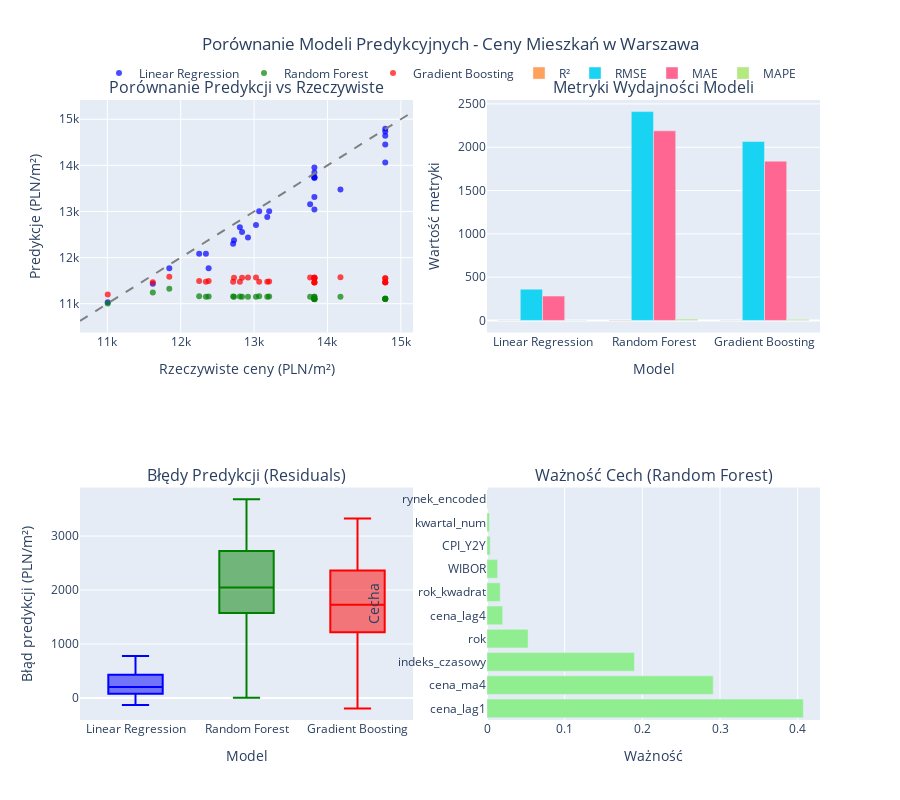
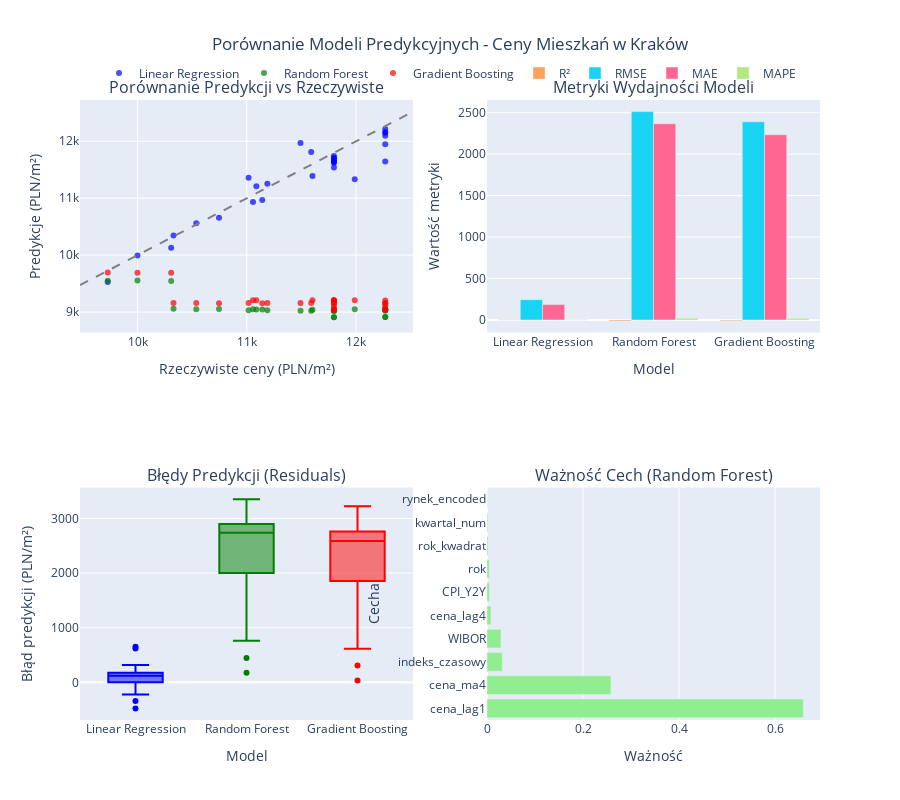
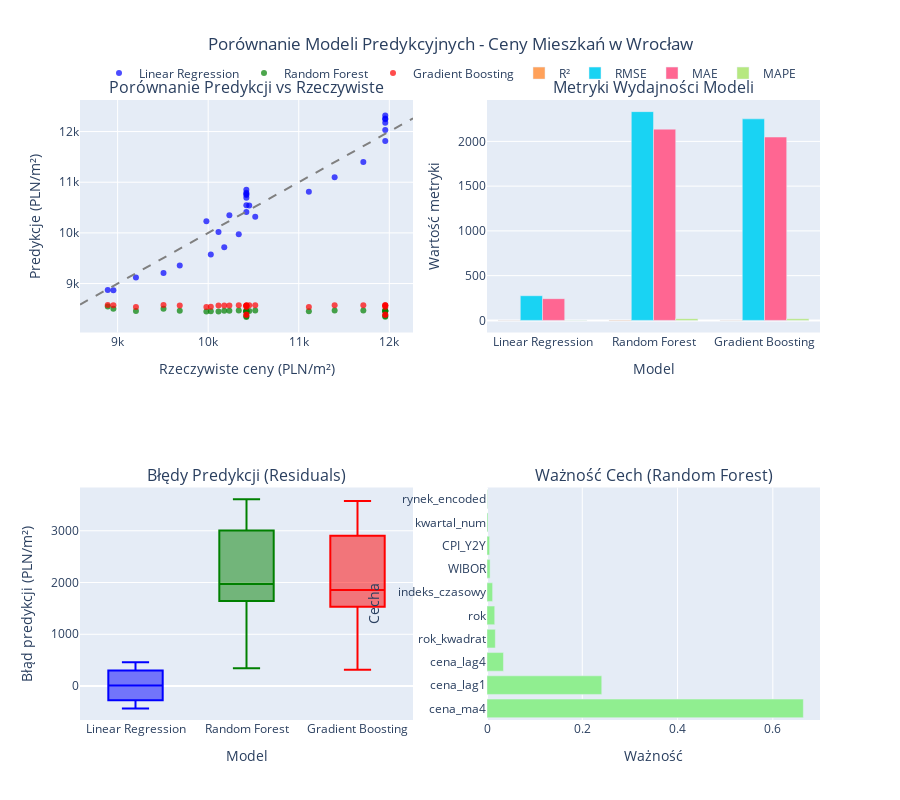

The notebook cell saved with these charts, in order:
### Markdown cell above
## Komórka 7: Modele uczenia maszynowego dla danych w nowym formacie

### Code cell
# Komórka 7: Modele uczenia maszynowego dla danych w nowym formacie

def przygotuj_dane_do_modelowania(df, miasto_target='Warszawa'):
    """
    Przygotowuje dane do modelowania ML w formacie długim
    """
    print(f"🤖 Przygotowywanie danych do modelowania dla miasta {miasto_target}...")
    
    # Filtrujemy dane dla wybranego miasta i typu ceny (transakcyjne)
    dane_miasta = df[(df['miasto'] == miasto_target) & (df['typ_ceny'] == 'transakcyjna')].copy()
    
    # Sprawdzamy, czy mamy wystarczającą liczbę obserwacji
    if len(dane_miasta) < 20:
        print(f"⚠️ Zbyt mało danych dla miasta {miasto_target}: {len(dane_miasta)} obserwacji")
        print("Używamy minimum 20 obserwacji dla wiarygodnego modelowania")
        return None, None, None, None
    
    # Usuwamy rekordy z brakującymi wartościami w kluczowych kolumnach
    dane_miasta = dane_miasta.dropna(subset=['cena_m2', 'CPI_Y2Y', 'WIBOR'])
    
    # Kodowanie zmiennych kategorycznych
    le_rynek = LabelEncoder()
    dane_miasta['rynek_encoded'] = le_rynek.fit_transform(dane_miasta['rynek'])
    
    # Wybór cech do modelowania
    cechy = [
        'rok', 'kwartal_num', 'indeks_czasowy', 'CPI_Y2Y', 'WIBOR', 
        'rynek_encoded', 'rok_kwadrat'
    ]
    
    # Dodaj cechy lagowane jeśli dostępne
    for col in ['cena_lag1', 'cena_lag4', 'cena_ma4']:
        if col in dane_miasta.columns and dane_miasta[col].notna().sum() > len(dane_miasta) * 0.8:
            cechy.append(col)
    
    # Usuwamy rekordy z NaN w cechach
    dane_kompletne = dane_miasta.dropna(subset=cechy + ['cena_m2'])
    
    # Sortujemy dane według czasu
    dane_kompletne = dane_kompletne.sort_values('Data')
    
    X = dane_kompletne[cechy]
    y = dane_kompletne['cena_m2']
    
    print(f"📊 Przygotowano {len(X)} próbek z {len(cechy)} cechami")
    print(f"📋 Cechy: {cechy}")
    
    return X, y, dane_kompletne, le_rynek

def trenuj_modele_ml(X, y):
    """
    Trenuje różne modele ML i porównuje ich wydajność
    """
    if X is None or y is None:
        print("❌ Brak danych do trenowania modeli")
        return None, None, None, None
    
    print("🏋️ Trenowanie modeli uczenia maszynowego...")
    
    # Podział danych (uwaga na kolejność czasową)
    n_train = int(len(X) * 0.8)
    X_train, X_test = X.iloc[:n_train], X.iloc[n_train:]
    y_train, y_test = y.iloc[:n_train], y.iloc[n_train:]
    
    print(f"📊 Dane treningowe: {len(X_train)} próbek, testowe: {len(X_test)} próbek")
    
    # Skalowanie cech
    scaler = StandardScaler()
    X_train_scaled = scaler.fit_transform(X_train)
    X_test_scaled = scaler.transform(X_test)
    
    # Słownik modeli
    modele = {
        'Linear Regression': LinearRegression(),
        'Random Forest': RandomForestRegressor(n_estimators=100, random_state=42, max_depth=10),
        'Gradient Boosting': GradientBoostingRegressor(n_estimators=100, random_state=42, max_depth=5)
    }
    
    # Trenowanie i ewaluacja modeli
    wyniki_modeli = {}
    
    for nazwa_modelu, model in modele.items():
        print(f"🔧 Trenowanie {nazwa_modelu}...")
        
        if nazwa_modelu == 'Linear Regression':
            # Użyj skalowanych danych dla regresji liniowej
            model.fit(X_train_scaled, y_train)
            y_pred = model.predict(X_test_scaled)
        else:
            # Użyj oryginalnych danych dla modeli drzewiastych
            model.fit(X_train, y_train)
            y_pred = model.predict(X_test)
        
        # Oblicz metryki
        mse = mean_squared_error(y_test, y_pred)
        rmse = np.sqrt(mse)
        mae = mean_absolute_error(y_test, y_pred)
        r2 = r2_score(y_test, y_pred)
        
        # Oblicz błąd względny (MAPE)
        mape = np.mean(np.abs((y_test - y_pred) / y_test)) * 100
        
        wyniki_modeli[nazwa_modelu] = {
            'model': model,
            'predictions': y_pred,
            'mse': mse,
            'rmse': rmse,
            'mae': mae,
            'r2': r2,
            'mape': mape
        }
        
        print(f"✅ {nazwa_modelu} - R²: {r2:.4f}, RMSE: {rmse:.0f}, MAE: {mae:.0f}, MAPE: {mape:.2f}%")
    
    return wyniki_modeli, X_test, y_test, scaler

def wizualizacja_porownania_modeli(wyniki_modeli, X_test, y_test, miasto='Warszawa'):
    """
    Tworzy wizualizację porównania modeli
    """
    if wyniki_modeli is None:
        print("❌ Brak wyników modeli do wizualizacji")
        return None
    
    print("📊 Tworzenie wizualizacji porównania modeli...")
    
    fig = make_subplots(
        rows=2, cols=2,
        subplot_titles=(
            'Porównanie Predykcji vs Rzeczywiste',
            'Metryki Wydajności Modeli',
            'Błędy Predykcji (Residuals)',
            'Ważność Cech (Random Forest)'
        )
    )
    
    kolory_modeli = ['blue', 'green', 'red']
    
    # 1. Predykcje vs rzeczywiste wartości
    for i, (nazwa, wyniki) in enumerate(wyniki_modeli.items()):
        fig.add_trace(
            go.Scatter(
                x=y_test,
                y=wyniki['predictions'],
                mode='markers',
                name=nazwa,
                marker=dict(color=kolory_modeli[i], size=6, opacity=0.7)
            ),
            row=1, col=1
        )
    
    # Dodaj linię idealną
    min_val, max_val = y_test.min(), y_test.max()
    buffer = (max_val - min_val) * 0.1
    fig.add_trace(
        go.Scatter(
            x=[min_val - buffer, max_val + buffer],
            y=[min_val - buffer, max_val + buffer],
            mode='lines',
            name='Idealna predykcja',
            line=dict(dash='dash', color='gray'),
            showlegend=False
        ),
        row=1, col=1
    )
    
    # 2. Metryki wydajności
    metryki = ['R²', 'RMSE', 'MAE', 'MAPE']
    nazwy_modeli = list(wyniki_modeli.keys())
    
    for i, metryka in enumerate(['r2', 'rmse', 'mae', 'mape']):
        wartosci = [wyniki_modeli[model][metryka] for model in nazwy_modeli]
        fig.add_trace(
            go.Bar(
                x=nazwy_modeli,
                y=wartosci,
                name=metryki[i],
                showlegend=True
            ),
            row=1, col=2
        )
    
    # 3. Rozkład błędów
    for i, (nazwa, wyniki) in enumerate(wyniki_modeli.items()):
        bledy = y_test - wyniki['predictions']
        fig.add_trace(
            go.Box(
                y=bledy,
                name=nazwa,
                marker_color=kolory_modeli[i],
                showlegend=False
            ),
            row=2, col=1
        )
    
    # 4. Ważność cech (tylko dla Random Forest)
    if 'Random Forest' in wyniki_modeli:
        rf_model = wyniki_modeli['Random Forest']['model']
        waznosci = rf_model.feature_importances_
        nazwy_cech = X_test.columns
        
        # Sortuj według ważności
        cecha_waznosc = list(zip(nazwy_cech, waznosci))
        cecha_waznosc.sort(key=lambda x: x[1], reverse=True)
        
        fig.add_trace(
            go.Bar(
                x=[w for _, w in cecha_waznosc],
                y=[c for c, _ in cecha_waznosc],
                orientation='h',
                marker_color='lightgreen',
                showlegend=False
            ),
            row=2, col=2
        )
    
    # Aktualizacja layoutu
    fig.update_layout(
        height=800,
        title_text=f"Porównanie Modeli Predykcyjnych - Ceny Mieszkań w {miasto}",
        title_x=0.5,
        legend=dict(
            orientation="h",
            yanchor="bottom",
            y=1.02,
            xanchor="center",
            x=0.5
        )
    )
    
    # Aktualizacja etykiet osi
    fig.update_xaxes(title_text="Rzeczywiste ceny (PLN/m²)", row=1, col=1)
    fig.update_yaxes(title_text="Predykcje (PLN/m²)", row=1, col=1)
    
    fig.update_xaxes(title_text="Model", row=1, col=2)
    fig.update_yaxes(title_text="Wartość metryki", row=1, col=2)
    
    fig.update_xaxes(title_text="Model", row=2, col=1)
    fig.update_yaxes(title_text="Błąd predykcji (PLN/m²)", row=2, col=1)
    
    fig.update_xaxes(title_text="Ważność", row=2, col=2)
    fig.update_yaxes(title_text="Cecha", row=2, col=2)
    
    return fig

# Zdefiniuj listę miast do analizy
miasta_do_analizy = ['Warszawa', 'Kraków', 'Wrocław']

# Trenowanie modeli i tworzenie prognoz dla wybranych miast
for miasto in miasta_do_analizy:
    print(f"\n{'='*50}")
    print(f"ANALIZA DLA MIASTA: {miasto}")
    print(f"{'='*50}")
    
    # Przygotuj dane
    X, y, dane_kompletne, le_rynek = przygotuj_dane_do_modelowania(df_mieszkania_clean, miasto_target=miasto)
    
    if X is not None and y is not None:
        # Trenuj modele
        wyniki_modeli, X_test, y_test, scaler = trenuj_modele_ml(X, y)
        
        if wyniki_modeli is not None:
            # Wizualizacja porównania modeli
            wykres_modeli = wizualizacja_porownania_modeli(wyniki_modeli, X_test, y_test, miasto=miasto)
            wykres_modeli.show()
            
            # Podsumowanie wyników
            print(f"\n🏆 PODSUMOWANIE WYDAJNOŚCI MODELI dla {miasto}:")
            print("="*60)
            for nazwa, wyniki in wyniki_modeli.items():
                print(f"{nazwa:20} | R²: {wyniki['r2']:6.4f} | RMSE: {wyniki['rmse']:7.0f} | MAE: {wyniki['mae']:6.0f} | MAPE: {wyniki['mape']:5.2f}%")

### Figure 1 — Plotly figure (JSON) as saved in the notebook; plotly's stock layout.template omitted (floating-point values rounded to 4 significant figures)
{"data": [{"marker": {"color": "blue", "opacity": 0.7, "size": 6}, "mode": "markers", "name": "Linear Regression", "type": "scatter", "x": [11010.0, 11620.0, 11840.0, 12250.0, 12380.0, 12710.0, 12340.0, 12920.0, 12730.0, 13030.0, 12840.0, 13070.0, 12810.0, 13210.0, 13180.0, 13760.0, 13820.0, 13820.0, 14180.0, 14790.0, 13820.0, 14790.0, 13820.0, 14790.0, 13820.0, 14790.0, 13820.0, 13820.0, 14790.0], "xaxis": "x", "y": [11030.0, 11430.0, 11770.0, 12080.0, 11770.0, 12300.0, 12080.0, 12430.0, 12370.0, 12710.0, 12560.0, 13010.0, 12660.0, 13000.0, 12880.0, 13160.0, 13040.0, 13310.0, 13480.0, 14060.0, 13740.0, 14450.0, 13840.0, 14640.0, 13720.0, 14730.0, 13740.0, 13950.0, 14790.0], "yaxis": "y"}, {"marker": {"color": "green", "opacity": 0.7, "size": 6}, "mode": "markers", "name": "Random Forest", "type": "scatter", "x": [11010.0, 11620.0, 11840.0, 12250.0, 12380.0, 12710.0, 12340.0, 12920.0, 12730.0, 13030.0, 12840.0, 13070.0, 12810.0, 13210.0, 13180.0, 13760.0, 13820.0, 13820.0, 14180.0, 14790.0, 13820.0, 14790.0, 13820.0, 14790.0, 13820.0, 14790.0, 13820.0, 13820.0, 14790.0], "xaxis": "x", "y": [11000.0, 11250.0, 11330.0, 11160.0, 11150.0, 11160.0, 11150.0, 11150.0, 11150.0, 11150.0, 11150.0, 11160.0, 11150.0, 11160.0, 11150.0, 11150.0, 11150.0, 11150.0, 11150.0, 11100.0, 11100.0, 11110.0, 11100.0, 11100.0, 11100.0, 11100.0, 11100.0, 11110.0, 11110.0], "yaxis": "y"}, {"marker": {"color": "red", "opacity": 0.7, "size": 6}, "mode": "markers", "name": "Gradient Boosting", "type": "scatter", "x": [11010.0, 11620.0, 11840.0, 12250.0, 12380.0, 12710.0, 12340.0, 12920.0, 12730.0, 13030.0, 12840.0, 13070.0, 12810.0, 13210.0, 13180.0, 13760.0, 13820.0, 13820.0, 14180.0, 14790.0, 13820.0, 14790.0, 13820.0, 14790.0, 13820.0, 14790.0, 13820.0, 13820.0, 14790.0], "xaxis": "x", "y": [11200.0, 11460.0, 11580.0, 11490.0, 11490.0, 11480.0, 11480.0, 11570.0, 11560.0, 11570.0, 11560.0, 11480.0, 11480.0, 11480.0, 11480.0, 11570.0, 11560.0, 11570.0, 11570.0, 11460.0, 11460.0, 11460.0, 11460.0, 11550.0, 11550.0, 11550.0, 11550.0, 11460.0, 11460.0], "yaxis": "y"}, {"line": {"color": "gray", "dash": "dash"}, "mode": "lines", "name": "Idealna predykcja", "showlegend": false, "type": "scatter", "x": [10630.0, 15170.0], "xaxis": "x", "y": [10630.0, 15170.0], "yaxis": "y"}, {"name": "R²", "showlegend": true, "type": "bar", "x": ["Linear Regression", "Random Forest", "Gradient Boosting"], "xaxis": "x2", "y": [0.8666, -4.933, -3.354], "yaxis": "y2"}, {"name": "RMSE", "showlegend": true, "type": "bar", "x": ["Linear Regression", "Random Forest", "Gradient Boosting"], "xaxis": "x2", "y": [361.6, 2411.0, 2066.0], "yaxis": "y2"}, {"name": "MAE", "showlegend": true, "type": "bar", "x": ["Linear Regression", "Random Forest", "Gradient Boosting"], "xaxis": "x2", "y": [281.0, 2189.0, 1839.0], "yaxis": "y2"}, {"name": "MAPE", "showlegend": true, "type": "bar", "x": ["Linear Regression", "Random Forest", "Gradient Boosting"], "xaxis": "x2", "y": [2.098, 15.94, 13.34], "yaxis": "y2"}, {"marker": {"color": "blue"}, "name": "Linear Regression", "showlegend": false, "type": "box", "xaxis": "x3", "y": [-27.31, 187.5, 76.88, 166.6, 610.6, 412.7, 260.4, 482.0, 352.8, 318.3, 278.6, 63.13, 149.5, 201.5, 298.7, 606.3, 776.9, 508.7, 698.9, 724.1, 78.61, 337.0, -21.61, 143.0, 97.21, 54.24, 80.44, -129.6, -4.919], "yaxis": "y3"}, {"marker": {"color": "green"}, "name": "Random Forest", "showlegend": false, "type": "box", "xaxis": "x3", "y": [3.379, 374.3, 518.2, 1091.0, 1226.0, 1556.0, 1191.0, 1764.0, 1578.0, 1873.0, 1687.0, 1909.0, 1651.0, 2047.0, 2027.0, 2611.0, 2673.0, 2673.0, 3024.0, 3685.0, 2725.0, 3682.0, 2722.0, 3684.0, 2722.0, 3684.0, 2722.0, 2714.0, 3674.0], "yaxis": "y3"}, {"marker": {"color": "red"}, "name": "Gradient Boosting", "showlegend": false, "type": "box", "xaxis": "x3", "y": [-193.8, 155.0, 262.2, 758.9, 888.6, 1237.0, 867.6, 1349.0, 1162.0, 1458.0, 1273.0, 1591.0, 1330.0, 1726.0, 1704.0, 2196.0, 2258.0, 2252.0, 2603.0, 3325.0, 2362.0, 3324.0, 2363.0, 3233.0, 2271.0, 3233.0, 2272.0, 2359.0, 3322.0], "yaxis": "y3"}, {"marker": {"color": "lightgreen"}, "orientation": "h", "showlegend": false, "type": "bar", "x": [0.4073, 0.2913, 0.1898, 0.05289, 0.02024, 0.01698, 0.01361, 0.004111, 0.003156, 0.0006457], "xaxis": "x4", "y": ["cena_lag1", "cena_ma4", "indeks_czasowy", "rok", "cena_lag4", "rok_kwadrat", "WIBOR", "CPI_Y2Y", "kwartal_num", "rynek_encoded"], "yaxis": "y4"}], "layout": {"annotations": [{"font": {"size": 16}, "showarrow": false, "text": "Porównanie Predykcji vs Rzeczywiste", "x": 0.225, "xanchor": "center", "xref": "paper", "y": 1, "yanchor": "bottom", "yref": "paper"}, {"font": {"size": 16}, "showarrow": false, "text": "Metryki Wydajności Modeli", "x": 0.775, "xanchor": "center", "xref": "paper", "y": 1, "yanchor": "bottom", "yref": "paper"}, {"font": {"size": 16}, "showarrow": false, "text": "Błędy Predykcji (Residuals)", "x": 0.225, "xanchor": "center", "xref": "paper", "y": 0.375, "yanchor": "bottom", "yref": "paper"}, {"font": {"size": 16}, "showarrow": false, "text": "Ważność Cech (Random Forest)", "x": 0.775, "xanchor": "center", "xref": "paper", "y": 0.375, "yanchor": "bottom", "yref": "paper"}], "height": 800, "legend": {"orientation": "h", "x": 0.5, "xanchor": "center", "y": 1.02, "yanchor": "bottom"}, "title": {"text": "Porównanie Modeli Predykcyjnych - Ceny Mieszkań w Warszawa", "x": 0.5}, "xaxis": {"anchor": "y", "domain": [0, 0.45], "title": {"text": "Rzeczywiste ceny (PLN/m²)"}}, "xaxis2": {"anchor": "y2", "domain": [0.55, 1], "title": {"text": "Model"}}, "xaxis3": {"anchor": "y3", "domain": [0, 0.45], "title": {"text": "Model"}}, "xaxis4": {"anchor": "y4", "domain": [0.55, 1], "title": {"text": "Ważność"}}, "yaxis": {"anchor": "x", "domain": [0.625, 1], "title": {"text": "Predykcje (PLN/m²)"}}, "yaxis2": {"anchor": "x2", "domain": [0.625, 1], "title": {"text": "Wartość metryki"}}, "yaxis3": {"anchor": "x3", "domain": [0, 0.375], "title": {"text": "Błąd predykcji (PLN/m²)"}}, "yaxis4": {"anchor": "x4", "domain": [0, 0.375], "title": {"text": "Cecha"}}}}

### Figure 2 — Plotly figure (JSON) as saved in the notebook; plotly's stock layout.template omitted (floating-point values rounded to 4 significant figures)
{"data": [{"marker": {"color": "blue", "opacity": 0.7, "size": 6}, "mode": "markers", "name": "Linear Regression", "type": "scatter", "x": [9727.0, 10310.0, 9999.0, 10330.0, 10540.0, 10750.0, 11140.0, 11060.0, 11600.0, 11090.0, 11800.0, 11020.0, 11490.0, 11190.0, 11590.0, 11990.0, 11800.0, 11800.0, 12270.0, 12270.0, 11800.0, 12270.0, 11800.0, 12270.0, 11800.0, 12270.0, 11800.0, 11800.0, 12270.0], "xaxis": "x", "y": [9528.0, 10130.0, 9994.0, 10340.0, 10560.0, 10660.0, 10970.0, 10930.0, 11390.0, 11210.0, 11710.0, 11360.0, 11970.0, 11250.0, 11810.0, 11330.0, 11630.0, 11540.0, 11650.0, 11950.0, 11620.0, 12220.0, 11660.0, 12160.0, 11680.0, 12100.0, 11690.0, 11740.0, 12150.0], "yaxis": "y"}, {"marker": {"color": "green", "opacity": 0.7, "size": 6}, "mode": "markers", "name": "Random Forest", "type": "scatter", "x": [9727.0, 10310.0, 9999.0, 10330.0, 10540.0, 10750.0, 11140.0, 11060.0, 11600.0, 11090.0, 11800.0, 11020.0, 11490.0, 11190.0, 11590.0, 11990.0, 11800.0, 11800.0, 12270.0, 12270.0, 11800.0, 12270.0, 11800.0, 12270.0, 11800.0, 12270.0, 11800.0, 11800.0, 12270.0], "xaxis": "x", "y": [9552.0, 9545.0, 9553.0, 9059.0, 9049.0, 9054.0, 9044.0, 9048.0, 9039.0, 9045.0, 9036.0, 9032.0, 9023.0, 9032.0, 9023.0, 9048.0, 9039.0, 9060.0, 9069.0, 8911.0, 8911.0, 8911.0, 8911.0, 9040.0, 9031.0, 9041.0, 9031.0, 9015.0, 9025.0], "yaxis": "y"}, {"marker": {"color": "red", "opacity": 0.7, "size": 6}, "mode": "markers", "name": "Gradient Boosting", "type": "scatter", "x": [9727.0, 10310.0, 9999.0, 10330.0, 10540.0, 10750.0, 11140.0, 11060.0, 11600.0, 11090.0, 11800.0, 11020.0, 11490.0, 11190.0, 11590.0, 11990.0, 11800.0, 11800.0, 12270.0, 12270.0, 11800.0, 12270.0, 11800.0, 12270.0, 11800.0, 12270.0, 11800.0, 11800.0, 12270.0], "xaxis": "x", "y": [9694.0, 9691.0, 9691.0, 9160.0, 9160.0, 9157.0, 9157.0, 9209.0, 9209.0, 9206.0, 9206.0, 9159.0, 9159.0, 9159.0, 9159.0, 9209.0, 9209.0, 9202.0, 9201.0, 9040.0, 9041.0, 9040.0, 9041.0, 9159.0, 9160.0, 9156.0, 9157.0, 9110.0, 9109.0], "yaxis": "y"}, {"line": {"color": "gray", "dash": "dash"}, "mode": "lines", "name": "Idealna predykcja", "showlegend": false, "type": "scatter", "x": [9473.0, 12520.0], "xaxis": "x", "y": [9473.0, 12520.0], "yaxis": "y"}, {"name": "R²", "showlegend": true, "type": "bar", "x": ["Linear Regression", "Random Forest", "Gradient Boosting"], "xaxis": "x2", "y": [0.8838, -11.29, -10.11], "yaxis": "y2"}, {"name": "RMSE", "showlegend": true, "type": "bar", "x": ["Linear Regression", "Random Forest", "Gradient Boosting"], "xaxis": "x2", "y": [244.4, 2513.0, 2389.0], "yaxis": "y2"}, {"name": "MAE", "showlegend": true, "type": "bar", "x": ["Linear Regression", "Random Forest", "Gradient Boosting"], "xaxis": "x2", "y": [185.6, 2366.0, 2234.0], "yaxis": "y2"}, {"name": "MAPE", "showlegend": true, "type": "bar", "x": ["Linear Regression", "Random Forest", "Gradient Boosting"], "xaxis": "x2", "y": [1.6, 20.28, 19.12], "yaxis": "y2"}, {"marker": {"color": "blue"}, "name": "Linear Regression", "showlegend": false, "type": "box", "xaxis": "x3", "y": [199.1, 179.1, 5.727, -14.07, -23.14, 89.57, 173.6, 121.8, 208.9, -123.0, 84.92, -341.6, -477.5, -64.82, -221.3, 653.5, 164.5, 256.4, 621.0, 318.8, 173.4, 49.84, 141.8, 109.1, 120.7, 168.1, 102.9, 53.93, 119.1], "yaxis": "y3"}, {"marker": {"color": "green"}, "name": "Random Forest", "showlegend": false, "type": "box", "xaxis": "x3", "y": [175.1, 763.2, 445.9, 1270.0, 1488.0, 1692.0, 2098.0, 2009.0, 2563.0, 2042.0, 2762.0, 1984.0, 2469.0, 2156.0, 2567.0, 2940.0, 2759.0, 2738.0, 3198.0, 3356.0, 2887.0, 3356.0, 2887.0, 3227.0, 2766.0, 3227.0, 2766.0, 2782.0, 3242.0], "yaxis": "y3"}, {"marker": {"color": "red"}, "name": "Gradient Boosting", "showlegend": false, "type": "box", "xaxis": "x3", "y": [33.57, 616.9, 308.5, 1169.0, 1377.0, 1589.0, 1985.0, 1848.0, 2392.0, 1882.0, 2592.0, 1858.0, 2333.0, 2030.0, 2431.0, 2780.0, 2589.0, 2596.0, 3066.0, 3227.0, 2757.0, 3227.0, 2757.0, 3108.0, 2638.0, 3111.0, 2641.0, 2688.0, 3158.0], "yaxis": "y3"}, {"marker": {"color": "lightgreen"}, "orientation": "h", "showlegend": false, "type": "bar", "x": [0.659, 0.2582, 0.0318, 0.02906, 0.008128, 0.005044, 0.004714, 0.002, 0.001585, 0.0004339], "xaxis": "x4", "y": ["cena_lag1", "cena_ma4", "indeks_czasowy", "WIBOR", "cena_lag4", "CPI_Y2Y", "rok", "rok_kwadrat", "kwartal_num", "rynek_encoded"], "yaxis": "y4"}], "layout": {"annotations": [{"font": {"size": 16}, "showarrow": false, "text": "Porównanie Predykcji vs Rzeczywiste", "x": 0.225, "xanchor": "center", "xref": "paper", "y": 1, "yanchor": "bottom", "yref": "paper"}, {"font": {"size": 16}, "showarrow": false, "text": "Metryki Wydajności Modeli", "x": 0.775, "xanchor": "center", "xref": "paper", "y": 1, "yanchor": "bottom", "yref": "paper"}, {"font": {"size": 16}, "showarrow": false, "text": "Błędy Predykcji (Residuals)", "x": 0.225, "xanchor": "center", "xref": "paper", "y": 0.375, "yanchor": "bottom", "yref": "paper"}, {"font": {"size": 16}, "showarrow": false, "text": "Ważność Cech (Random Forest)", "x": 0.775, "xanchor": "center", "xref": "paper", "y": 0.375, "yanchor": "bottom", "yref": "paper"}], "height": 800, "legend": {"orientation": "h", "x": 0.5, "xanchor": "center", "y": 1.02, "yanchor": "bottom"}, "title": {"text": "Porównanie Modeli Predykcyjnych - Ceny Mieszkań w Kraków", "x": 0.5}, "xaxis": {"anchor": "y", "domain": [0, 0.45], "title": {"text": "Rzeczywiste ceny (PLN/m²)"}}, "xaxis2": {"anchor": "y2", "domain": [0.55, 1], "title": {"text": "Model"}}, "xaxis3": {"anchor": "y3", "domain": [0, 0.45], "title": {"text": "Model"}}, "xaxis4": {"anchor": "y4", "domain": [0.55, 1], "title": {"text": "Ważność"}}, "yaxis": {"anchor": "x", "domain": [0.625, 1], "title": {"text": "Predykcje (PLN/m²)"}}, "yaxis2": {"anchor": "x2", "domain": [0.625, 1], "title": {"text": "Wartość metryki"}}, "yaxis3": {"anchor": "x3", "domain": [0, 0.375], "title": {"text": "Błąd predykcji (PLN/m²)"}}, "yaxis4": {"anchor": "x4", "domain": [0, 0.375], "title": {"text": "Cecha"}}}}

### Figure 3 — Plotly figure (JSON) as saved in the notebook; plotly's stock layout.template omitted (floating-point values rounded to 4 significant figures)
{"data": [{"marker": {"color": "blue", "opacity": 0.7, "size": 6}, "mode": "markers", "name": "Linear Regression", "type": "scatter", "x": [8891.0, 9507.0, 8953.0, 9202.0, 10030.0, 9686.0, 10340.0, 10180.0, 10520.0, 10110.0, 10450.0, 9980.0, 11110.0, 10230.0, 11400.0, 10420.0, 11710.0, 11960.0, 10420.0, 10420.0, 11960.0, 10420.0, 11960.0, 10420.0, 11960.0, 10420.0, 11960.0, 11960.0, 10420.0], "xaxis": "x", "y": [8874.0, 9208.0, 8868.0, 9118.0, 9572.0, 9355.0, 9971.0, 9718.0, 10320.0, 10020.0, 10540.0, 10230.0, 10810.0, 10350.0, 11100.0, 10410.0, 11400.0, 11810.0, 10540.0, 10690.0, 12030.0, 10750.0, 12170.0, 10770.0, 12240.0, 10790.0, 12260.0, 12320.0, 10850.0], "yaxis": "y"}, {"marker": {"color": "green", "opacity": 0.7, "size": 6}, "mode": "markers", "name": "Random Forest", "type": "scatter", "x": [8891.0, 9507.0, 8953.0, 9202.0, 10030.0, 9686.0, 10340.0, 10180.0, 10520.0, 10110.0, 10450.0, 9980.0, 11110.0, 10230.0, 11400.0, 10420.0, 11710.0, 11960.0, 10420.0, 10420.0, 11960.0, 10420.0, 11960.0, 10420.0, 11960.0, 10420.0, 11960.0, 11960.0, 10420.0], "xaxis": "x", "y": [8549.0, 8501.0, 8503.0, 8457.0, 8454.0, 8464.0, 8470.0, 8461.0, 8466.0, 8450.0, 8457.0, 8450.0, 8454.0, 8464.0, 8470.0, 8461.0, 8466.0, 8457.0, 8450.0, 8337.0, 8344.0, 8354.0, 8361.0, 8460.0, 8466.0, 8448.0, 8457.0, 8454.0, 8449.0], "yaxis": "y"}, {"marker": {"color": "red", "opacity": 0.7, "size": 6}, "mode": "markers", "name": "Gradient Boosting", "type": "scatter", "x": [8891.0, 9507.0, 8953.0, 9202.0, 10030.0, 9686.0, 10340.0, 10180.0, 10520.0, 10110.0, 10450.0, 9980.0, 11110.0, 10230.0, 11400.0, 10420.0, 11710.0, 11960.0, 10420.0, 10420.0, 11960.0, 10420.0, 11960.0, 10420.0, 11960.0, 10420.0, 11960.0, 11960.0, 10420.0], "xaxis": "x", "y": [8577.0, 8577.0, 8572.0, 8535.0, 8540.0, 8567.0, 8571.0, 8566.0, 8571.0, 8566.0, 8571.0, 8535.0, 8539.0, 8567.0, 8571.0, 8566.0, 8571.0, 8571.0, 8566.0, 8378.0, 8379.0, 8390.0, 8391.0, 8564.0, 8568.0, 8566.0, 8571.0, 8539.0, 8535.0], "yaxis": "y"}, {"line": {"color": "gray", "dash": "dash"}, "mode": "lines", "name": "Idealna predykcja", "showlegend": false, "type": "scatter", "x": [8585.0, 12260.0], "xaxis": "x", "y": [8585.0, 12260.0], "yaxis": "y"}, {"name": "R²", "showlegend": true, "type": "bar", "x": ["Linear Regression", "Random Forest", "Gradient Boosting"], "xaxis": "x2", "y": [0.9096, -5.481, -5.039], "yaxis": "y2"}, {"name": "RMSE", "showlegend": true, "type": "bar", "x": ["Linear Regression", "Random Forest", "Gradient Boosting"], "xaxis": "x2", "y": [275.5, 2332.0, 2252.0], "yaxis": "y2"}, {"name": "MAE", "showlegend": true, "type": "bar", "x": ["Linear Regression", "Random Forest", "Gradient Boosting"], "xaxis": "x2", "y": [242.6, 2136.0, 2049.0], "yaxis": "y2"}, {"name": "MAPE", "showlegend": true, "type": "bar", "x": ["Linear Regression", "Random Forest", "Gradient Boosting"], "xaxis": "x2", "y": [2.285, 19.56, 18.73], "yaxis": "y2"}, {"marker": {"color": "blue"}, "name": "Linear Regression", "showlegend": false, "type": "box", "xaxis": "x3", "y": [17.16, 298.8, 85.73, 84.69, 457.3, 330.9, 366.3, 459.5, 201.9, 96.41, -88.93, -247.0, 300.8, -112.8, 299.7, 8.737, 315.8, 142.2, -123.1, -269.7, -76.96, -325.9, -218.0, -346.8, -289.6, -371.3, -304.0, -364.1, -431.4], "yaxis": "y3"}, {"marker": {"color": "green"}, "name": "Random Forest", "showlegend": false, "type": "box", "xaxis": "x3", "y": [341.6, 1006.0, 450.5, 745.2, 1575.0, 1222.0, 1868.0, 1717.0, 2054.0, 1664.0, 1996.0, 1531.0, 2657.0, 1770.0, 2927.0, 1961.0, 3248.0, 3498.0, 1972.0, 2084.0, 3612.0, 2068.0, 3594.0, 1962.0, 3489.0, 1973.0, 3498.0, 3501.0, 1973.0], "yaxis": "y3"}, {"marker": {"color": "red"}, "name": "Gradient Boosting", "showlegend": false, "type": "box", "xaxis": "x3", "y": [313.9, 930.0, 381.2, 667.3, 1490.0, 1119.0, 1767.0, 1612.0, 1949.0, 1548.0, 1883.0, 1445.0, 2573.0, 1667.0, 2826.0, 1855.0, 3143.0, 3385.0, 1855.0, 2043.0, 3576.0, 2031.0, 3564.0, 1857.0, 3387.0, 1855.0, 3385.0, 3417.0, 1886.0], "yaxis": "y3"}, {"marker": {"color": "lightgreen"}, "orientation": "h", "showlegend": false, "type": "bar", "x": [0.6641, 0.2409, 0.03455, 0.01741, 0.01623, 0.01179, 0.006523, 0.005525, 0.002136, 0.0008996], "xaxis": "x4", "y": ["cena_ma4", "cena_lag1", "cena_lag4", "rok_kwadrat", "rok", "indeks_czasowy", "WIBOR", "CPI_Y2Y", "kwartal_num", "rynek_encoded"], "yaxis": "y4"}], "layout": {"annotations": [{"font": {"size": 16}, "showarrow": false, "text": "Porównanie Predykcji vs Rzeczywiste", "x": 0.225, "xanchor": "center", "xref": "paper", "y": 1, "yanchor": "bottom", "yref": "paper"}, {"font": {"size": 16}, "showarrow": false, "text": "Metryki Wydajności Modeli", "x": 0.775, "xanchor": "center", "xref": "paper", "y": 1, "yanchor": "bottom", "yref": "paper"}, {"font": {"size": 16}, "showarrow": false, "text": "Błędy Predykcji (Residuals)", "x": 0.225, "xanchor": "center", "xref": "paper", "y": 0.375, "yanchor": "bottom", "yref": "paper"}, {"font": {"size": 16}, "showarrow": false, "text": "Ważność Cech (Random Forest)", "x": 0.775, "xanchor": "center", "xref": "paper", "y": 0.375, "yanchor": "bottom", "yref": "paper"}], "height": 800, "legend": {"orientation": "h", "x": 0.5, "xanchor": "center", "y": 1.02, "yanchor": "bottom"}, "title": {"text": "Porównanie Modeli Predykcyjnych - Ceny Mieszkań w Wrocław", "x": 0.5}, "xaxis": {"anchor": "y", "domain": [0, 0.45], "title": {"text": "Rzeczywiste ceny (PLN/m²)"}}, "xaxis2": {"anchor": "y2", "domain": [0.55, 1], "title": {"text": "Model"}}, "xaxis3": {"anchor": "y3", "domain": [0, 0.45], "title": {"text": "Model"}}, "xaxis4": {"anchor": "y4", "domain": [0.55, 1], "title": {"text": "Ważność"}}, "yaxis": {"anchor": "x", "domain": [0.625, 1], "title": {"text": "Predykcje (PLN/m²)"}}, "yaxis2": {"anchor": "x2", "domain": [0.625, 1], "title": {"text": "Wartość metryki"}}, "yaxis3": {"anchor": "x3", "domain": [0, 0.375], "title": {"text": "Błąd predykcji (PLN/m²)"}}, "yaxis4": {"anchor": "x4", "domain": [0, 0.375], "title": {"text": "Cecha"}}}}
